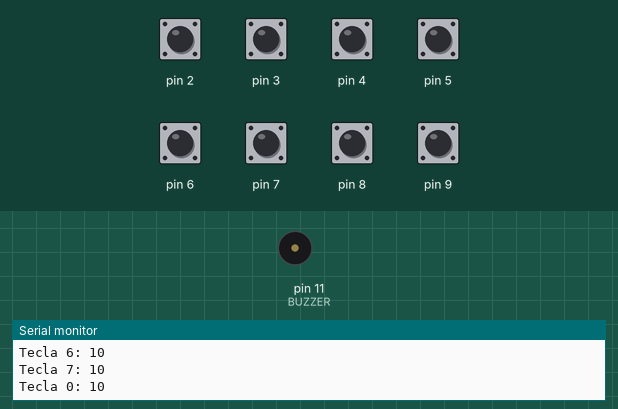
This sketch was run on a simulated Arduino Uno, built with avr-gcc and run on an emulated ATmega328P. Parts: buzzer (waves = sounding), the last lines printed to the serial monitor. The test bench sets the inputs (shaded band); at power-on: pin 2–9 HIGH.

Above: at 1.2 s.
1.3 s: pin 7 pulled LOW for 0.15 s
At 1.36 s:
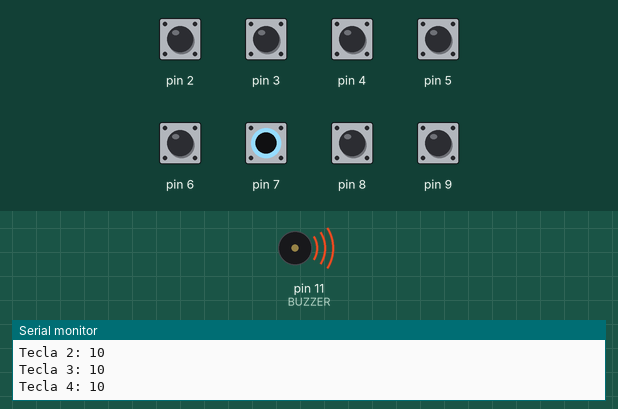
3.0 s: pin 2 pulled LOW for 1 s
At 5.1 s:
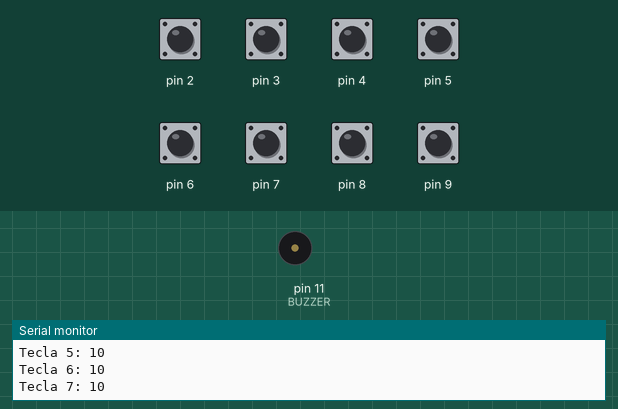
7.0 s: pin 3 pulled LOW for 0.15 s
At 7.16 s:
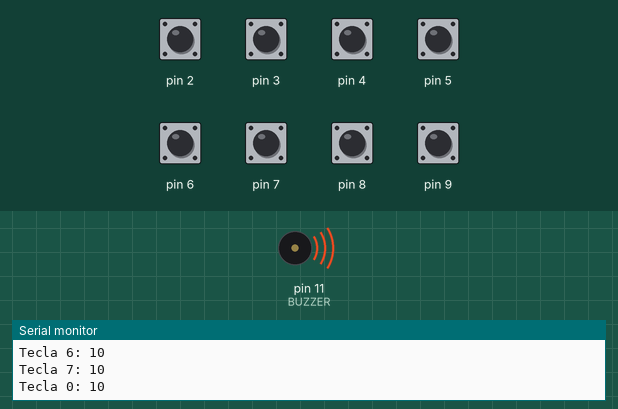
10.1 s: pin 4 pulled LOW for 0.15 s
At 11.1 s:
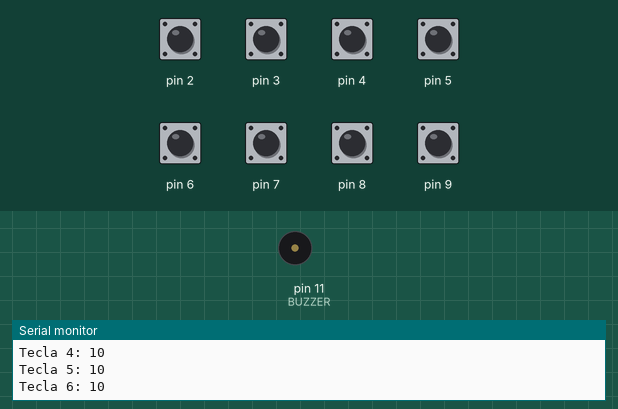
13.2 s: pin 5 pulled LOW for 0.15 s
At 13.9 s:
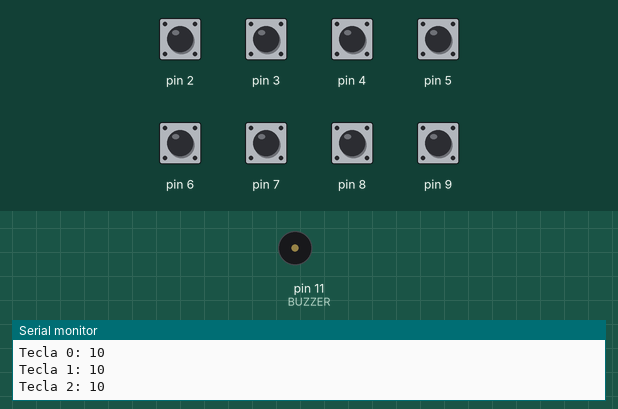
14.8 s: pin 6 pulled LOW for 0.15 s
At 16.2 s:
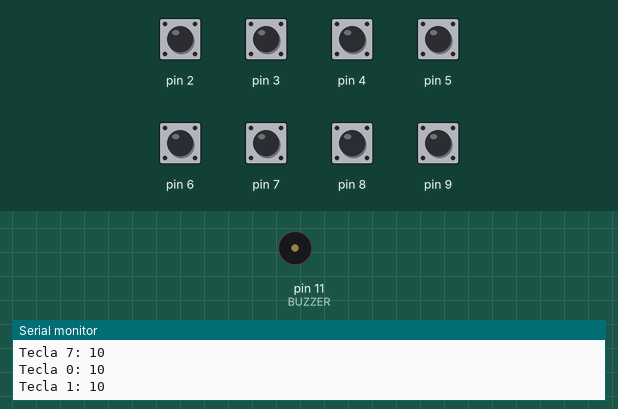
Timing chart, 0 to 17.8 s (numbered marks = the images above; inputs shaded):
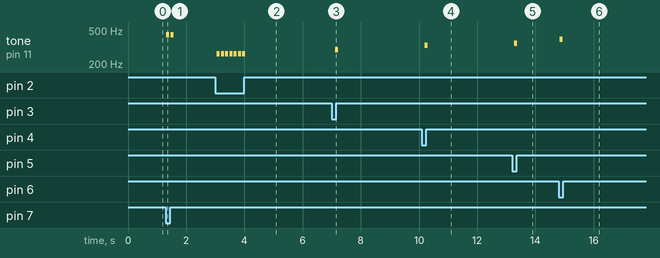

The sketch:

Programa-Final.ino
```cpp
#include <CapacitiveSensor.h> // INSTALEM ESSA BIBLIOTECA NO ARDUINO DE VOCES PARA FUNCIONAREM

#define BUZZER 11 //BUZER NO PINO 11
#define NUM_KEYS 8 // ESTAMOS USANDO 8 TECLAS

CapacitiveSensor cs[NUM_KEYS] = {
    CapacitiveSensor(10, 2),
    CapacitiveSensor(10, 3),
    CapacitiveSensor(10, 4),
    CapacitiveSensor(10, 5),
    CapacitiveSensor(10, 6),
    CapacitiveSensor(10, 7),
    CapacitiveSensor(10, 8),
    CapacitiveSensor(10, 9) //AQUI MEDE A CAPACITANCIA ENTRE O PINO 10 --> REFERENCIA <-- E O PINO DA TECLA (de 2 a 9)
};

const int notes[NUM_KEYS] = {262, 294, 330, 349, 392, 440, 494, 523};

void setup() {
    pinMode(BUZZER, OUTPUT);
    Serial.begin(9600);
}

void loop() {
    for (int i = 0; i < NUM_KEYS; i++) {
        long touchValue = cs[i].capacitiveSensor(30);
        Serial.print("Tecla "); Serial.print(i); Serial.print(": ");
        Serial.println(touchValue);

        if (touchValue > 1000) { // Ajuste esse valor conforme necessário         //FUNCIONOU NORMALMENTE COM 1000
            tone(BUZZER, notes[i]);
            delay(100);
        } else {
            noTone(BUZZER);
        }
    }
}
```

Measured:
- after the input at 1.3 s, tone on pin 11 (BUZZER): alternates 440 Hz for 0.10 s and silent for 0.04 s, 4 changes in all, then stays silent, starting at once
- after the input at 3.0 s, tone on pin 11 (BUZZER): alternates 262 Hz for 0.10 s and silent for 0.04 s, 14 changes in all, then stays silent, starting after 0.05 s
- after the input at 7.0 s, tone on pin 11 (BUZZER): silent → 294 Hz after 0.12 s, → silent 0.10 s later
- after the input at 10.1 s, tone on pin 11 (BUZZER): silent → 330 Hz after 0.10 s, → silent 0.10 s later
- after the input at 13.2 s, tone on pin 11 (BUZZER): silent → 349 Hz after 0.08 s, → silent 0.10 s later
- after the input at 14.8 s, tone on pin 11 (BUZZER): silent → 392 Hz at once, → silent 0.10 s later
